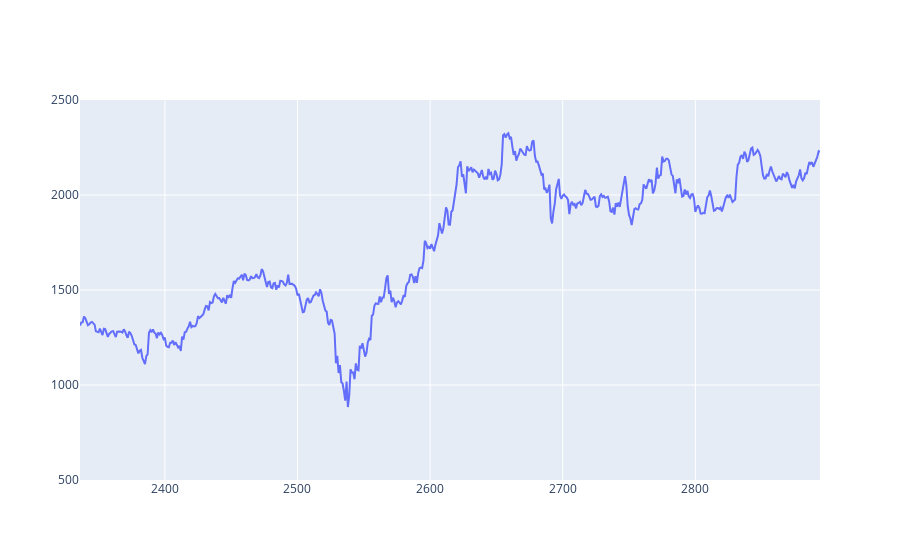

The notebook cell this image was saved under:
### Code cell
fig = go.Figure()
fig.add_trace(go.Scatter(x=data.index[-len(x_test):], y=data['close'][-len(x_test):], mode='lines', name='closing price'))

# fig.update_xaxes(range=["2018-07-01", "2021-11-01"])
fig.update_yaxes(range=[500, 2500])

### Figure 1 — Plotly figure (JSON) as saved in the notebook; plotly's stock layout.template omitted (floating-point values rounded to 4 significant figures; data arrays with more than 128 entries replaced by an {"elided": "..."} marker saying what was removed)
{"data": [{"mode": "lines", "name": "closing price", "type": "scatter", "x": {"elided": "559 int values"}, "y": {"elided": "559 float values"}}], "layout": {"yaxis": {"range": [500, 2500]}}}
